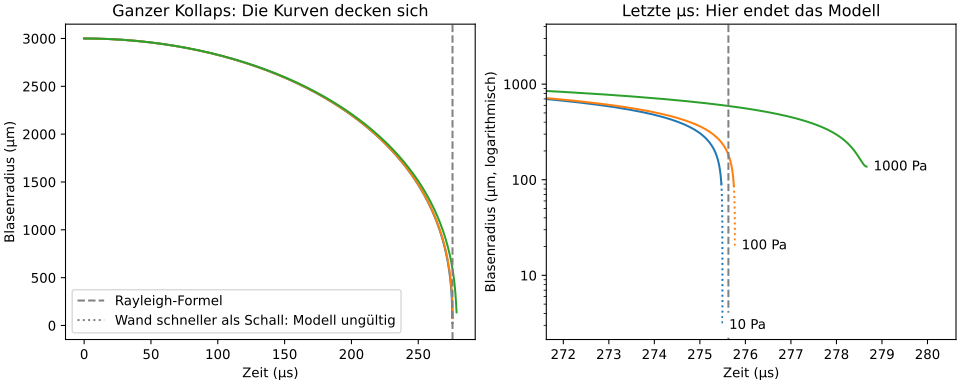

The Python source for this figure:
# rayleigh_plesset.py – Aus „Der Knallkrebs und die Physik der Kavitation“
# https://wildbionics.com/de/artikel/knallkrebs-kavitation/ · Code: MIT-Lizenz
# Braucht: python3 -m pip install numpy scipy matplotlib
# Starten: python3 rayleigh_plesset.py   (https://wildbionics.com/de/code-ausfuehren/)

import numpy as np
import matplotlib.pyplot as plt
from scipy.integrate import solve_ivp

# Wasser bei 20 °C
RHO, P_INF, P_V = 998.0, 101_325.0, 2_339.0   # Dichte (kg/m³), Umgebungs- und Dampfdruck (Pa)
SIGMA, MU = 0.0728, 1.0e-3                    # Oberflächenspannung (N/m), Viskosität (Pa·s)
T0 = 293.0                                    # Temperatur des Wassers (K)

R_MAX = 3.0e-3        # größter Blasenradius (m)
GAMMA = 1.4           # Polytropenexponent des Gases
C_WATER = 1482.0      # Schallgeschwindigkeit in Wasser (m/s)

def collapse(p_gas):
    """Simuliert den Kollaps ab R_MAX; p_gas = Gasdruck in der Blase bei R_MAX (Pa)."""
    def rayleigh_plesset(t, y):
        R, dR = y
        p_wall = p_gas * (R_MAX / R) ** (3 * GAMMA) + P_V - 2 * SIGMA / R - 4 * MU * dR / R
        ddR = ((p_wall - P_INF) / RHO - 1.5 * dR**2) / R
        return [dR, ddR]

    def turnaround(t, y):    # Ereignis: Die Blasenwand bleibt stehen und kehrt um
        return y[1]
    turnaround.terminal, turnaround.direction = True, 1

    return solve_ivp(rayleigh_plesset, (0, 2e-3), [R_MAX, 0.0], method="LSODA",
                     events=turnaround, rtol=1e-10, atol=1e-13, max_step=1e-6)

rayleigh = 0.915 * R_MAX * np.sqrt(RHO / (P_INF - P_V))
print(f"Rayleigh-Formel (leere Blase): {rayleigh * 1e6:.0f} µs\n")
print("Gas (Pa)   Kollaps (µs)   R_min (µm)   max. Geschw. (km/s)   T_max (1000 K)")

fig, (whole, end) = plt.subplots(1, 2, figsize=(10, 4), layout="constrained")
for p_gas in [10, 100, 1000]:     # wie viel Gas die Blase des Krebses enthält, hat niemand gemessen
    sol = collapse(p_gas)
    r_min, speed = sol.y[0, -1], np.abs(sol.y[1]).max()
    t_max = T0 * (R_MAX / r_min) ** (3 * (GAMMA - 1))    # adiabatische Erwärmung (Physik-Linse)
    print(f"{p_gas:8}   {sol.t[-1] * 1e6:12.0f}   {r_min * 1e6:10.1f}   {speed / 1e3:19.1f}   {t_max / 1e3:14.1f}")
    t_us, r_um = sol.t * 1e6, sol.y[0] * 1e6
    fast = np.abs(sol.y[1]) > C_WATER         # Wand schneller als der Schall: Das Modell gilt nicht mehr
    i = np.argmax(fast) if fast.any() else len(fast)
    for ax in (whole, end):
        line, = ax.plot(t_us[:i + 1], r_um[:i + 1])
        ax.plot(t_us[i:], r_um[i:], ":", color=line.get_color())
    end.annotate(f"{p_gas} Pa", (t_us[-1], r_um[-1]), xytext=(5, 0), textcoords="offset points",
                 va="center", backgroundcolor="white")

for ax in (whole, end):
    ax.axvline(rayleigh * 1e6, color="grey", linestyle="--", label="Rayleigh-Formel")
    ax.set_xlabel("Zeit (µs)")
whole.plot([], [], ":", color="grey", label="Wand schneller als Schall: Modell ungültig")
whole.set(ylabel="Blasenradius (µm)", title="Ganzer Kollaps: Die Kurven decken sich")
whole.legend(loc="lower left")
end.set(ylabel="Blasenradius (µm, logarithmisch)", xlim=(rayleigh * 1e6 - 4, rayleigh * 1e6 + 5),
        yscale="log", title="Letzte µs: Hier endet das Modell")
end.yaxis.set_major_formatter("{x:g}")
plt.show()
